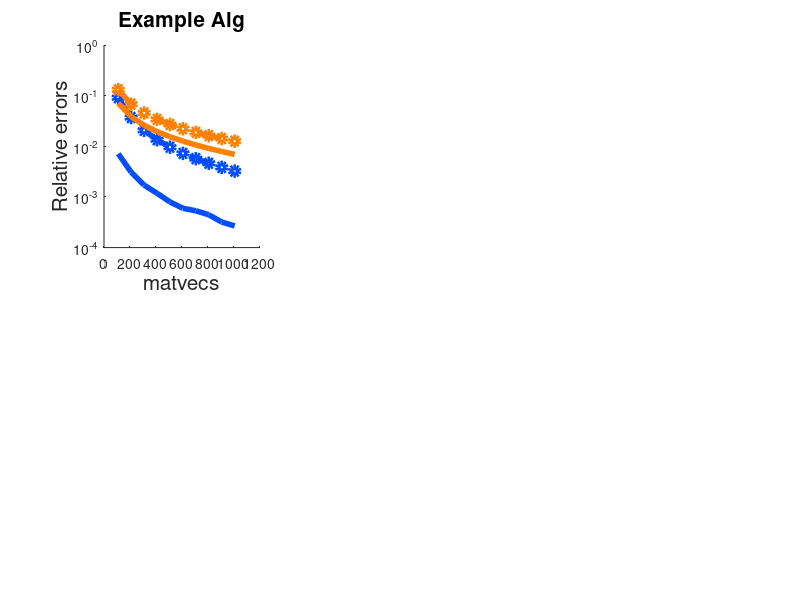

MATLAB code to generate this figure: (Note: this script raises an error after producing the figure.)
mvecs = 110:100:1010;

load("results_comparison1.mat")
load("bounds_comparison1.mat")

colors = [
0.0 0.3 1.0
0.0 0.8 0.0;
1.0 0.5 0.0;
];

figure(1)

subplot(2,3,1)
hold on
semilogy(mvecs, err_1S./trG, '-', 'Color', colors(1,:), 'LineWidth', 4);
semilogy(mvecs, BestErr_Fro./trG, 'o--', 'Color', colors(1,:), 'LineWidth', 4);
semilogy(mvecs, err_LowRank./trG, '-', 'Color', colors(3,:), 'LineWidth', 4);
semilogy(mvecs, BestErr_Tr./trG, 'o--', 'Color', colors(3,:), 'LineWidth', 4);
hold off

set(gca, 'YScale', 'log'); 
xlabel('matvecs','fontsize',15)
ylabel('Relative errors','fontsize',15)
title('Example Alg','fontsize',15)
ax = gca;             % 'gca' prende l'asse corrente
ax.FontSize = 15; 


load("results_comparison2.mat")
load("bounds_comparison2.mat")


figure(1)

subplot(2,3,2)
hold on
semilogy(mvecs, err_1S./trG, '-', 'Color', colors(1,:), 'LineWidth', 4);
semilogy(mvecs, BestErr_Fro./trG, 'o--', 'Color', colors(1,:), 'LineWidth', 4);
semilogy(mvecs, err_LowRank./trG, '-', 'Color', colors(3,:), 'LineWidth', 4);
semilogy(mvecs, BestErr_Tr./trG, 'o--', 'Color', colors(3,:), 'LineWidth', 4);
hold off

set(gca, 'YScale', 'log'); 
xlabel('matvecs','fontsize',15)
ylabel('Relative errors','fontsize',15)
title('Example Geom','fontsize',15)
ax = gca;             % 'gca' prende l'asse corrente
ax.FontSize = 15; 



load("results_comparison3.mat")
load("bounds_comparison3.mat")


figure(1)

subplot(2,3,3)
hold on
semilogy(mvecs, err_1S./trG, '-', 'Color', colors(1,:), 'LineWidth', 4);
semilogy(mvecs, BestErr_Fro./trG, 'o--', 'Color', colors(1,:), 'LineWidth', 4);
semilogy(mvecs, err_LowRank./trG, '-', 'Color', colors(3,:), 'LineWidth', 4);
semilogy(mvecs, BestErr_Tr./trG, 'o--', 'Color', colors(3,:), 'LineWidth', 4);
hold off

set(gca, 'YScale', 'log'); 
xlabel('matvecs','fontsize',15)
ylabel('Relative errors','fontsize',15)
title('Example Gaps','fontsize',15)
ax = gca;             % 'gca' prende l'asse corrente
ax.FontSize = 15; 
 



load("results_comparison4.mat")
load("bounds_comparison4.mat")

figure(1)

subplot(2,3,4)
hold on
semilogy(mvecs, err_1S./trG, '-', 'Color', colors(1,:), 'LineWidth', 4);
semilogy(mvecs, BestErr_Fro./trG, 'o--', 'Color', colors(1,:), 'LineWidth', 4);
semilogy(mvecs, err_LowRank./trG,  '-', 'Color', colors(3,:), 'LineWidth', 4);
semilogy(mvecs, BestErr_Tr./trG, 'o--', 'Color', colors(3,:), 'LineWidth', 4);
hold off

set(gca, 'YScale', 'log'); 
xlabel('matvecs','fontsize',15)
ylabel('Relative errors','fontsize',15)
title('Example RBF','fontsize',15)
ax = gca;             % 'gca' prende l'asse corrente
ax.FontSize = 15; 



load("results_comparison5.mat")
load("bounds_comparison5.mat")


figure(1)

subplot(2,3,5)
hold on
semilogy(mvecs, err_1S./trG, '-', 'Color', colors(1,:), 'LineWidth', 4);
semilogy(mvecs, BestErr_Fro./trG, 'o--', 'Color', colors(1,:), 'LineWidth', 4);
semilogy(mvecs, err_LowRank./trG, '-', 'Color', colors(3,:), 'LineWidth', 4);
semilogy(mvecs, BestErr_Tr./trG, 'o--', 'Color', colors(3,:), 'LineWidth', 4);
hold off

set(gca, 'YScale', 'log'); 
xlabel('matvecs','fontsize',15)
ylabel('Relative errors','fontsize',15)
title('Example Matérn(1/2)','fontsize',15)
ax = gca;             % 'gca' prende l'asse corrente
ax.FontSize = 15; 



load("results_comparison6.mat")
load("bounds_comparison6.mat")



figure(1)

subplot(2,3,6)
hold on
h1 = semilogy(mvecs, err_1S./trG, '-', 'Color', colors(1,:), 'LineWidth', 4);
h2 = semilogy(mvecs, BestErr_Fro./trG, 'o--', 'Color', colors(1,:), 'LineWidth', 4);
h3 = semilogy(mvecs, err_LowRank./trG, '-', 'Color', colors(3,:), 'LineWidth', 4);
h4 = semilogy(mvecs, BestErr_Tr./trG, 'o--', 'Color', colors(3,:), 'LineWidth', 4);
hold off

set(gca, 'YScale', 'log'); 
xlabel('matvecs','fontsize',15)
ylabel('Relative errors','fontsize',15)
title('Example Matérn(3/2)','fontsize',15)
ax = gca;             % 'gca' prende l'asse corrente
ax.FontSize = 15; 

ax_leg = axes('Position',[0.1 0.01 0.8 0.05],'Visible','off'); 
lgd = legend(ax_leg, [h1 h2 h3 h4], {'one-sample','bound one-sample','low-rank','bound low-rank'}, ...
    'Orientation','horizontal','fontsize',30,'NumColumns',5);
lgd.Box = 'off';